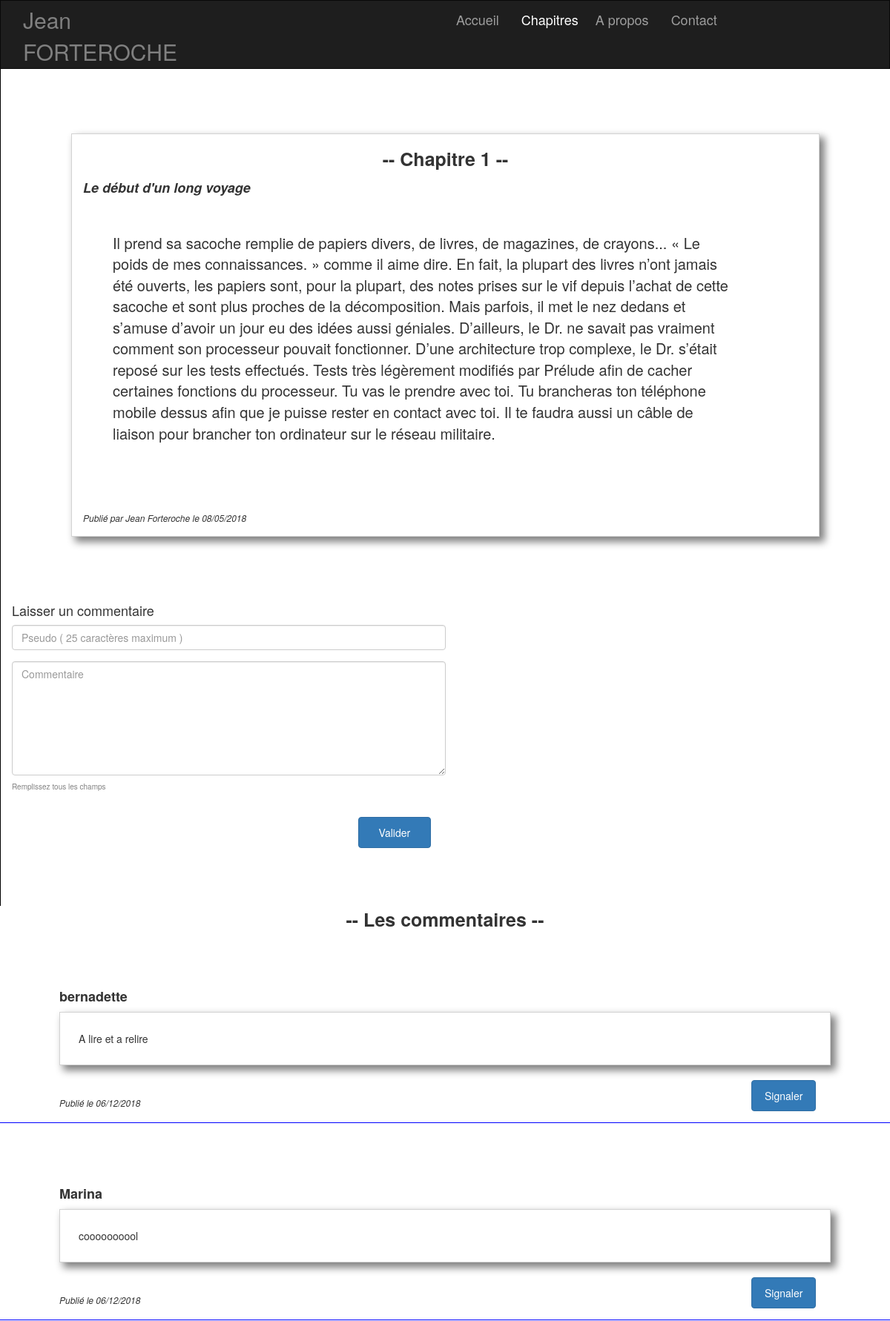
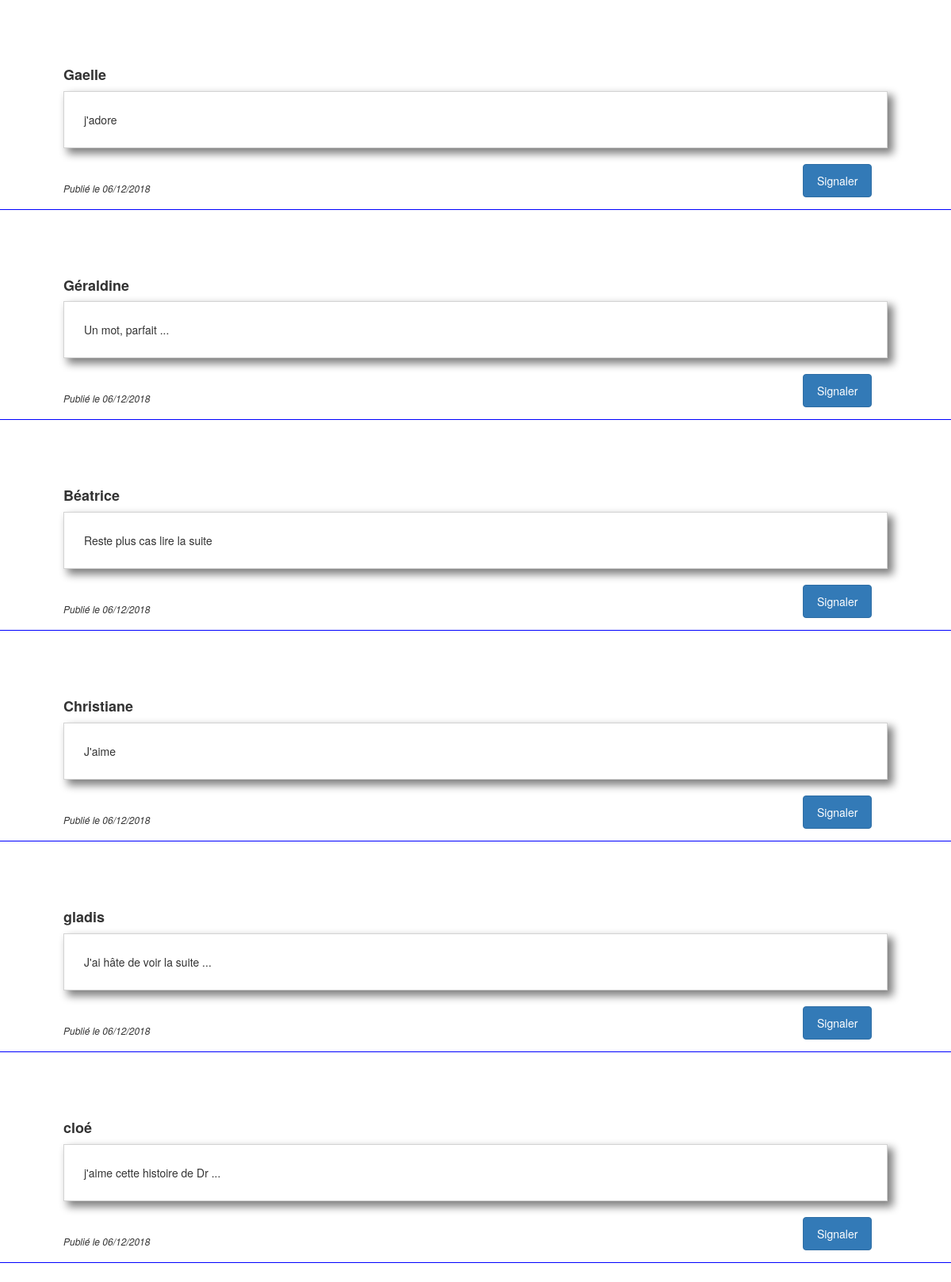
The page /index.php?callPage=chapterDisplayOneChapter&idChapter=1 (upper part) on the database its author committed (2 pictures, top to bottom).
### tables this page shows
CREATE TABLE IF NOT EXISTS `chapter` (
  `id` int(11) NOT NULL AUTO_INCREMENT,
  `nameBook` varchar(255) NOT NULL,
  `numberChapter` varchar(255) NOT NULL,
  `titleChapter` varchar(255) NOT NULL,
  `chapter` text NOT NULL,
  `stateChapter` int(1) NOT NULL,
  `publicationDate` datetime NOT NULL,
  PRIMARY KEY (`id`)
);

CREATE TABLE IF NOT EXISTS `commentchapter` (
  `id` int(11) NOT NULL AUTO_INCREMENT,
  `idChapter` int(11) NOT NULL,
  `contentComment` text NOT NULL,
  `pseudo` varchar(255) NOT NULL,
  `stateComment` int(1) NOT NULL,
  `publicationDate` datetime NOT NULL,
  PRIMARY KEY (`id`)
);

### view/model/modelChapter.php (called while the page is built, shortened)
<?php
require_once("./view/model/modelLogBDD.php");
class modelChapter
{
    private $BDD;
    public function __construct()
    {
      $this->BDD = new BDD();
    }
    public function getDisplayOneChapter($idChapter)
    {
        $donneesDisplayOneChapter = $this->BDD->connexionBDD()->prepare('SELECT * FROM chapter WHERE id=:a');
        $donneesDisplayOneChapter->execute(array('a'=>$idChapter));
        $donneesDisplayOneChapter = $donneesDisplayOneChapter->fetch();
        return $donneesDisplayOneChapter;
    }
}

### view/model/modelLogBDD.php (called while the page is built)
<?php
class BDD
{
    public function connexionBDD()
    {
    return new PDO('mysql:host=localhost;dbname=projet_3', 'root', '');
    }
}

### controller/controllerComment.php (called while the page is built, shortened)
<?php
require_once("./view/model/modelComment.php");
class controllerComment extends controllerValidator
{
    private $objectModelComment;
    public function __construct()
    {
        $this->objectModelComment = new modelComment();
    }
    public function displayListCommentForOneChapterPageChapter($idChapter)
    {
        return $this->displayListCommentForOneChapter($idChapter);
    }
    private function displayListCommentForOneChapter($idChapter)
    {
        $dataDisplayListCommentForOneChapter = $this->objectModelComment->getDisplayListCommentForOneChapter($idChapter);
        return $dataDisplayListCommentForOneChapter;
    }
}

### view/model/modelComment.php (called while the page is built, shortened)
<?php
require_once("./view/model/modelLogBDD.php");
class modelComment
{
    private $BDD;
    public function __construct()
    {
      $this->BDD = new BDD();
    }
    public function getDisplayListCommentForOneChapter($idChapter)
    {
        $donneesDisplayListCommentForOneChapter = $this->BDD->connexionBDD()->prepare('SELECT * FROM commentChapter WHERE idChapter=:a ORDER BY publicationDate DESC');
        $donneesDisplayListCommentForOneChapter->execute(array('a'=>$idChapter));
        return $donneesDisplayListCommentForOneChapter->fetchAll();
    }
}

### view/comment/viewDisplayListCommentForOneChapter.php (the view, shortened to what this page needs)
    </div><div class="principalTitleSection"><strong>-- Les commentaires --</strong></div><br/>
<?php
foreach ($displayListCommentForOneChapterPageChapter as $donneesDisplayListCommentForOneChapter)
    {
    $publicationDateFr = date("d/m/Y", strtotime($donneesDisplayListCommentForOneChapter['publicationDate']));
      if ($donneesDisplayListCommentForOneChapter['stateComment']  == 0)
      { ?>
        <div class="col-lg-12 sectionComment">
            <h4><strong><?= $donneesDisplayListCommentForOneChapter['pseudo'] ?></strong></h4>
            <div class="comment"><?= $donneesDisplayListCommentForOneChapter['contentComment'] ?></div><br/>
            <form action="./index.php?callPage=updateCommentChapterPageChapter" method="post">
              <button type="submit" id="submit" name="submit" class="btn btn-primary pull-right col-lg-1">Signaler</button>
            </form><br/>
            <em class="autor">Publié le <?= $publicationDateFr ?></em>
        </div>
    <?php
      }
      elseif ($donneesDisplayListCommentForOneChapter['stateComment'] == 1)
        {
        ?>
        <div class="col-lg-12 sectionComment">
            <h4><strong><?= $donneesDisplayListCommentForOneChapter['pseudo'] ?></strong></h4>
            <div class="comment"><?= $donneesDisplayListCommentForOneChapter['contentComment'] ?></div><br/>
            <em class="autor">Publié le <?= $publicationDateFr ?></em>
            <h6 class="col-lg-2 pull-right" >Ce message est en court de vérification suite à un signalement.</h6>
        </div>
      <?php
      }
      else { echo""; }
    }

### view/chapter/viewDisplayOneChapter.php (shortened to what this page needs)
<?php
$dateFr = date("d/m/Y", strtotime($displayOneChapterPageChapter['publicationDate']));
?>
    <div class="chapterViewFullChapter">
    <div class="principalTitleSection"><strong>-- <?= $displayOneChapterPageChapter['numberChapter'] ?> --</strong></div>
    <h4><em><strong><?=  $displayOneChapterPageChapter['titleChapter'] ?></strong></em></h4><br/><br/>
    <div class="contentChapter"><?=  $displayOneChapterPageChapter['chapter'] ?></div><br/><br/>
    <em class="autor">Publié par Jean Forteroche le <?=  $dateFr ?></em>
    </div>

### css/cssBody.css (style rules this page uses)
[class*="col-"] { min-height: 100%; margin: 0; padding: 0; }
.row { margin: 0; padding: 0; }

### css/cssMiddlePage.css (style rules this page uses)
.principalTitleSection { text-align: center; font-size: 25px; }
.chapterViewListSmallChapter, .chapterViewFullChapter { margin: 80px 80px; padding: 15px 15px; border: 1px solid lightgrey; box-shadow: 6px 6px 10px 1px grey; word-wrap: break-word; }
.autor { font-size: 12px; }
.sectionComment { margin: 30px 0; padding: 15px 80px; border-bottom: 1px solid blue; word-wrap: break-word; }
.comment { border: 1px solid lightgrey; padding: 25px; box-shadow: 6px 6px 10px 1px grey; }
.contentChapter { margin: 0 100px 0 40px; font-size: 20px; word-wrap: break-word; }
.btn { margin: 0 20px; padding: 10px 0; }

### rows shown on the page
chapter: numberChapter "Chapitre 1", titleChapter "Le début d'un long voyage", chapter "Il prend sa sacoche remplie de papiers divers, de livres, de magazines, de crayons... « Le poids de mes connaissances. » comme il aime dire. En fait, la plupart des livres n’ont jamais été ouverts, les papiers sont, pour la plupart, des notes prises sur le vif depuis l’achat de cette sacoche et sont plus proches de la décomposition. Mais parfois, il met le nez dedans et s’amuse d’avoir un jour eu des idées aussi géniales. D’ailleurs, le Dr. ne savait pas vraiment comment son processeur pouvait fonctionner. D’une architecture trop complexe, le Dr. s’était reposé sur les tests effectués. Tests très légèrement modifiés par Prélude afin de cacher certaines fonctions du processeur. Tu vas le…", publicationDate "08/05/2018"
commentchapter: pseudo "bernadette", contentComment "A lire et a relire", publicationDate "06/12/2018"
commentchapter: pseudo "Marina", contentComment "coooooooool", publicationDate "06/12/2018"
commentchapter: pseudo "Gaelle", contentComment "j'adore", publicationDate "06/12/2018"
commentchapter: pseudo "Géraldine", contentComment "Un mot, parfait ...", publicationDate "06/12/2018"
commentchapter: pseudo "Béatrice", contentComment "Reste plus cas lire la suite", publicationDate "06/12/2018"
commentchapter: pseudo "Christiane", contentComment "J'aime", publicationDate "06/12/2018"
commentchapter: pseudo "gladis", contentComment "J'ai hâte de voir la suite ...", publicationDate "06/12/2018"
commentchapter: pseudo "cloé", contentComment "j'aime cette histoire de Dr ...", publicationDate "06/12/2018"
